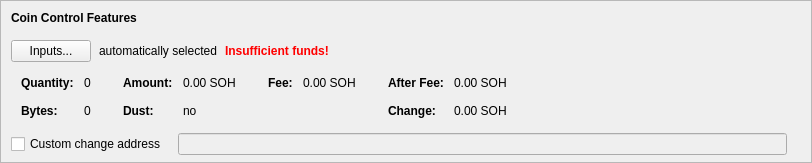
    <widget class="QFrame" name="frameCoinControl">
     <property name="sizePolicy">
      <sizepolicy hsizetype="Expanding" vsizetype="Expanding">
       <horstretch>0</horstretch>
       <verstretch>0</verstretch>
      </sizepolicy>
     </property>
     <property name="maximumSize">
      <size>
       <width>16777215</width>
       <height>16777215</height>
      </size>
     </property>
     <property name="frameShape">
      <enum>QFrame::StyledPanel</enum>
     </property>
     <property name="frameShadow">
      <enum>QFrame::Sunken</enum>
     </property>
     <layout class="QVBoxLayout" name="verticalLayoutCoinControl2">
      <property name="spacing">
       <number>0</number>
      </property>
      <property name="leftMargin">
       <number>0</number>
      </property>
      <property name="topMargin">
       <number>0</number>
      </property>
      <property name="rightMargin">
       <number>0</number>
      </property>
      <property name="bottomMargin">
       <number>6</number>
      </property>
      <item>
       <layout class="QVBoxLayout" name="verticalLayoutCoinControl" stretch="0,0,0,0,1">
        <property name="spacing">
         <number>0</number>
        </property>
        <property name="leftMargin">
         <number>10</number>
        </property>
        <property name="topMargin">
         <number>10</number>
        </property>
        <item>
         <layout class="QHBoxLayout" name="horizontalLayoutCoinControl1">
          <property name="bottomMargin">
           <number>15</number>
          </property>
          <item>
           <widget class="QLabel" name="labelCoinControlFeatures">
            <property name="sizePolicy">
             <sizepolicy hsizetype="Preferred" vsizetype="Maximum">
              <horstretch>0</horstretch>
              <verstretch>0</verstretch>
             </sizepolicy>
            </property>
            <property name="font">
             <font>
              <weight>75</weight>
              <bold>true</bold>
             </font>
            </property>
            <property name="styleSheet">
             <string notr="true">font-weight:bold;</string>
            </property>
            <property name="text">
             <string>Coin Control Features</string>
            </property>
           </widget>
          </item>
         </layout>
        </item>
        <item>
         <layout class="QHBoxLayout" name="horizontalLayoutCoinControl2" stretch="0,0,0,0">
          <property name="spacing">
           <number>8</number>
          </property>
          <property name="bottomMargin">
           <number>10</number>
          </property>
          <item>
           <widget class="QPushButton" name="pushButtonCoinControl">
            <property name="styleSheet">
             <string notr="true"/>
            </property>
            <property name="text">
             <string>Inputs...</string>
            </property>
            <property name="autoDefault">
             <bool>false</bool>
            </property>
           </widget>
          </item>
          <item>
           <widget class="QLabel" name="labelCoinControlAutomaticallySelected">
            <property name="text">
             <string>automatically selected</string>
            </property>
            <property name="margin">
             <number>5</number>
            </property>
           </widget>
          </item>
          <item>
           <widget class="QLabel" name="labelCoinControlInsuffFunds">
            <property name="font">
             <font>
              <weight>75</weight>
              <bold>true</bold>
             </font>
            </property>
            <property name="styleSheet">
             <string notr="true">color:red;font-weight:bold;</string>
            </property>
            <property name="text">
             <string>Insufficient funds!</string>
            </property>
            <property name="margin">
             <number>5</number>
            </property>
           </widget>
          </item>
          <item>
           <spacer name="horizontalSpacerCoinControl">
            <property name="orientation">
             <enum>Qt::Horizontal</enum>
            </property>
            <property name="sizeHint" stdset="0">
             <size>
              <width>40</width>
              <height>1</height>
             </size>
            </property>
           </spacer>
          </item>
         </layout>
        </item>
        <item>
         <widget class="QWidget" name="widgetCoinControl" native="true">
          <property name="sizePolicy">
           <sizepolicy hsizetype="Preferred" vsizetype="Preferred">
            <horstretch>0</horstretch>
            <verstretch>0</verstretch>
           </sizepolicy>
          </property>
          <property name="minimumSize">
           <size>
            <width>0</width>
            <height>0</height>
           </size>
          </property>
          <property name="styleSheet">
           <string notr="true"/>
          </property>
          <layout class="QHBoxLayout" name="horizontalLayoutCoinControl5">
           <property name="leftMargin">
            <number>0</number>
           </property>
           <property name="topMargin">
            <number>0</number>
           </property>
           <property name="rightMargin">
            <number>0</number>
           </property>
           <property name="bottomMargin">
            <number>0</number>
           </property>
           <item>
            <layout class="QHBoxLayout" name="horizontalLayoutCoinControl3" stretch="0,0,0,1">
             <property name="spacing">
              <number>20</number>
             </property>
             <property name="topMargin">
              <number>0</number>
             </property>
             <property name="bottomMargin">
              <number>10</number>
             </property>
             <item>
              <layout class="QFormLayout" name="formLayoutCoinControl1">
               <property name="horizontalSpacing">
                <number>10</number>
               </property>
               <property name="verticalSpacing">
                <number>14</number>
               </property>
               <property name="leftMargin">
                <number>10</number>
               </property>
               <property name="topMargin">
                <number>4</number>
               </property>
               <property name="rightMargin">
                <number>6</number>
               </property>
               <item row="0" column="0">
                <widget class="QLabel" name="labelCoinControlQuantityText">
                 <property name="font">
                  <font>
                   <weight>75</weight>
                   <bold>true</bold>
                  </font>
                 </property>
                 <property name="text">
                  <string>Quantity:</string>
                 </property>
                 <property name="margin">
                  <number>0</number>
                 </property>
                </widget>
               </item>
               <item row="0" column="1">
                <widget class="QLabel" name="labelCoinControlQuantity">
                 <property name="cursor">
                  <cursorShape>IBeamCursor</cursorShape>
                 </property>
                 <property name="contextMenuPolicy">
                  <enum>Qt::ActionsContextMenu</enum>
                 </property>
                 <property name="text">
                  <string notr="true">0</string>
                 </property>
                 <property name="margin">
                  <number>0</number>
                 </property>
                 <property name="textInteractionFlags">
                  <set>Qt::LinksAccessibleByMouse|Qt::TextSelectableByKeyboard|Qt::TextSelectableByMouse</set>
                 </property>
                </widget>
               </item>
               <item row="1" column="0">
                <widget class="QLabel" name="labelCoinControlBytesText">
                 <property name="font">
                  <font>
                   <weight>75</weight>
                   <bold>true</bold>
                  </font>
                 </property>
                 <property name="text">
                  <string>Bytes:</string>
                 </property>
                </widget>
               </item>
               <item row="1" column="1">
                <widget class="QLabel" name="labelCoinControlBytes">
                 <property name="cursor">
                  <cursorShape>IBeamCursor</cursorShape>
                 </property>
                 <property name="contextMenuPolicy">
                  <enum>Qt::ActionsContextMenu</enum>
                 </property>
                 <property name="text">
                  <string notr="true">0</string>
                 </property>
                 <property name="textInteractionFlags">
                  <set>Qt::LinksAccessibleByMouse|Qt::TextSelectableByKeyboard|Qt::TextSelectableByMouse</set>
                 </property>
                </widget>
               </item>
              </layout>
             </item>
             <item>
              <layout class="QFormLayout" name="formLayoutCoinControl2">
               <property name="horizontalSpacing">
                <number>10</number>
               </property>
               <property name="verticalSpacing">
                <number>14</number>
               </property>
               <property name="leftMargin">
                <number>6</number>
               </property>
               <property name="topMargin">
                <number>4</number>
               </property>
               <property name="rightMargin">
                <number>6</number>
               </property>
               <item row="0" column="0">
                <widget class="QLabel" name="labelCoinControlAmountText">
                 <property name="font">
                  <font>
                   <weight>75</weight>
                   <bold>true</bold>
                  </font>
                 </property>
                 <property name="text">
                  <string>Amount:</string>
                 </property>
                 <property name="margin">
                  <number>0</number>
                 </property>
                </widget>
               </item>
               <item row="0" column="1">
                <widget class="QLabel" name="labelCoinControlAmount">
                 <property name="cursor">
                  <cursorShape>IBeamCursor</cursorShape>
                 </property>
                 <property name="contextMenuPolicy">
                  <enum>Qt::ActionsContextMenu</enum>
                 </property>
                 <property name="text">
                  <string notr="true">0.00 SOH</string>
                 </property>
                 <property name="textInteractionFlags">
                  <set>Qt::LinksAccessibleByMouse|Qt::TextSelectableByKeyboard|Qt::TextSelectableByMouse</set>
                 </property>
                </widget>
               </item>
               <item row="1" column="0">
                <widget class="QLabel" name="labelCoinControlLowOutputText">
                 <property name="font">
                  <font>
                   <weight>75</weight>
                   <bold>true</bold>
                  </font>
                 </property>
                 <property name="text">
                  <string>Dust:</string>
                 </property>
                </widget>
               </item>
               <item row="1" column="1">
                <widget class="QLabel" name="labelCoinControlLowOutput">
                 <property name="cursor">
                  <cursorShape>IBeamCursor</cursorShape>
                 </property>
                 <property name="contextMenuPolicy">
                  <enum>Qt::ActionsContextMenu</enum>
                 </property>
                 <property name="text">
                  <string notr="true">no</string>
                 </property>
                 <property name="textInteractionFlags">
                  <set>Qt::LinksAccessibleByMouse|Qt::TextSelectableByKeyboard|Qt::TextSelectableByMouse</set>
                 </property>
                </widget>
               </item>
              </layout>
             </item>
             <item>
              <layout class="QFormLayout" name="formLayoutCoinControl3">
               <property name="horizontalSpacing">
                <number>10</number>
               </property>
               <property name="verticalSpacing">
                <number>14</number>
               </property>
               <property name="leftMargin">
                <number>6</number>
               </property>
               <property name="topMargin">
                <number>4</number>
               </property>
               <property name="rightMargin">
                <number>6</number>
               </property>
               <item row="0" column="0">
                <widget class="QLabel" name="labelCoinControlFeeText">
                 <property name="font">
                  <font>
                   <weight>75</weight>
                   <bold>true</bold>
                  </font>
                 </property>
                 <property name="text">
                  <string>Fee:</string>
                 </property>
                 <property name="margin">
                  <number>0</number>
                 </property>
                </widget>
               </item>
               <item row="0" column="1">
                <widget class="QLabel" name="labelCoinControlFee">
                 <property name="cursor">
                  <cursorShape>IBeamCursor</cursorShape>
                 </property>
                 <property name="contextMenuPolicy">
                  <enum>Qt::ActionsContextMenu</enum>
                 </property>
                 <property name="text">
                  <string notr="true">0.00 SOH</string>
                 </property>
                 <property name="textInteractionFlags">
                  <set>Qt::LinksAccessibleByMouse|Qt::TextSelectableByKeyboard|Qt::TextSelectableByMouse</set>
                 </property>
                </widget>
               </item>
              </layout>
             </item>
             <item>
              <layout class="QFormLayout" name="formLayoutCoinControl4">
               <property name="horizontalSpacing">
                <number>10</number>
               </property>
               <property name="verticalSpacing">
                <number>14</number>
               </property>
               <property name="leftMargin">
                <number>6</number>
               </property>
               <property name="topMargin">
                <number>4</number>
               </property>
               <property name="rightMargin">
                <number>6</number>
               </property>
               <item row="0" column="0">
                <widget class="QLabel" name="labelCoinControlAfterFeeText">
                 <property name="font">
                  <font>
                   <weight>75</weight>
                   <bold>true</bold>
                  </font>
                 </property>
                 <property name="text">
                  <string>After Fee:</string>
                 </property>
                 <property name="margin">
                  <number>0</number>
                 </property>
                </widget>
               </item>
               <item row="0" column="1">
                <widget class="QLabel" name="labelCoinControlAfterFee">
                 <property name="cursor">
                  <cursorShape>IBeamCursor</cursorShape>
                 </property>
                 <property name="contextMenuPolicy">
                  <enum>Qt::ActionsContextMenu</enum>
                 </property>
                 <property name="text">
                  <string notr="true">0.00 SOH</string>
                 </property>
                 <property name="textInteractionFlags">
                  <set>Qt::LinksAccessibleByMouse|Qt::TextSelectableByKeyboard|Qt::TextSelectableByMouse</set>
                 </property>
                </widget>
               </item>
               <item row="1" column="0">
                <widget class="QLabel" name="labelCoinControlChangeText">
                 <property name="font">
                  <font>
                   <weight>75</weight>
                   <bold>true</bold>
                  </font>
                 </property>
                 <property name="text">
                  <string>Change:</string>
                 </property>
                </widget>
               </item>
               <item row="1" column="1">
                <widget class="QLabel" name="labelCoinControlChange">
                 <property name="cursor">
                  <cursorShape>IBeamCursor</cursorShape>
                 </property>
                 <property name="contextMenuPolicy">
                  <enum>Qt::ActionsContextMenu</enum>
                 </property>
                 <property name="text">
                  <string notr="true">0.00 SOH</string>
                 </property>
                 <property name="textInteractionFlags">
                  <set>Qt::LinksAccessibleByMouse|Qt::TextSelectableByKeyboard|Qt::TextSelectableByMouse</set>
                 </property>
                </widget>
               </item>
              </layout>
             </item>
            </layout>
           </item>
          </layout>
         </widget>
        </item>
        <item>
         <layout class="QHBoxLayout" name="horizontalLayoutCoinControl4" stretch="0,0,0">
          <property name="spacing">
           <number>12</number>
          </property>
          <property name="sizeConstraint">
           <enum>QLayout::SetDefaultConstraint</enum>
          </property>
          <property name="topMargin">
           <number>5</number>
          </property>
          <property name="rightMargin">
           <number>5</number>
          </property>
          <item>
           <widget class="QCheckBox" name="checkBoxCoinControlChange">
            <property name="toolTip">
             <string>If this is activated, but the change address is empty or invalid, change will be sent to a newly generated address.</string>
            </property>
            <property name="text">
             <string>Custom change address</string>
            </property>
           </widget>
          </item>
          <item>
           <widget class="QValidatedLineEdit" name="lineEditCoinControlChange">
            <property name="enabled">
             <bool>false</bool>
            </property>
            <property name="sizePolicy">
             <sizepolicy hsizetype="Expanding" vsizetype="Fixed">
              <horstretch>0</horstretch>
              <verstretch>0</verstretch>
             </sizepolicy>
            </property>
           </widget>
          </item>
          <item>
           <widget class="QLabel" name="labelCoinControlChangeLabel">
            <property name="sizePolicy">
             <sizepolicy hsizetype="Preferred" vsizetype="Expanding">
              <horstretch>0</horstretch>
              <verstretch>0</verstretch>
             </sizepolicy>
            </property>
            <property name="minimumSize">
             <size>
              <width>0</width>
              <height>0</height>
             </size>
            </property>
            <property name="text">
             <string/>
            </property>
            <property name="margin">
             <number>3</number>
            </property>
           </widget>
          </item>
         </layout>
        </item>
        <item>
         <spacer name="verticalSpacerCoinControl">
          <property name="orientation">
           <enum>Qt::Vertical</enum>
          </property>
          <property name="sizeHint" stdset="0">
           <size>
            <width>800</width>
            <height>1</height>
           </size>
          </property>
         </spacer>
        </item>
       </layout>
      </item>
     </layout>
    </widget>
